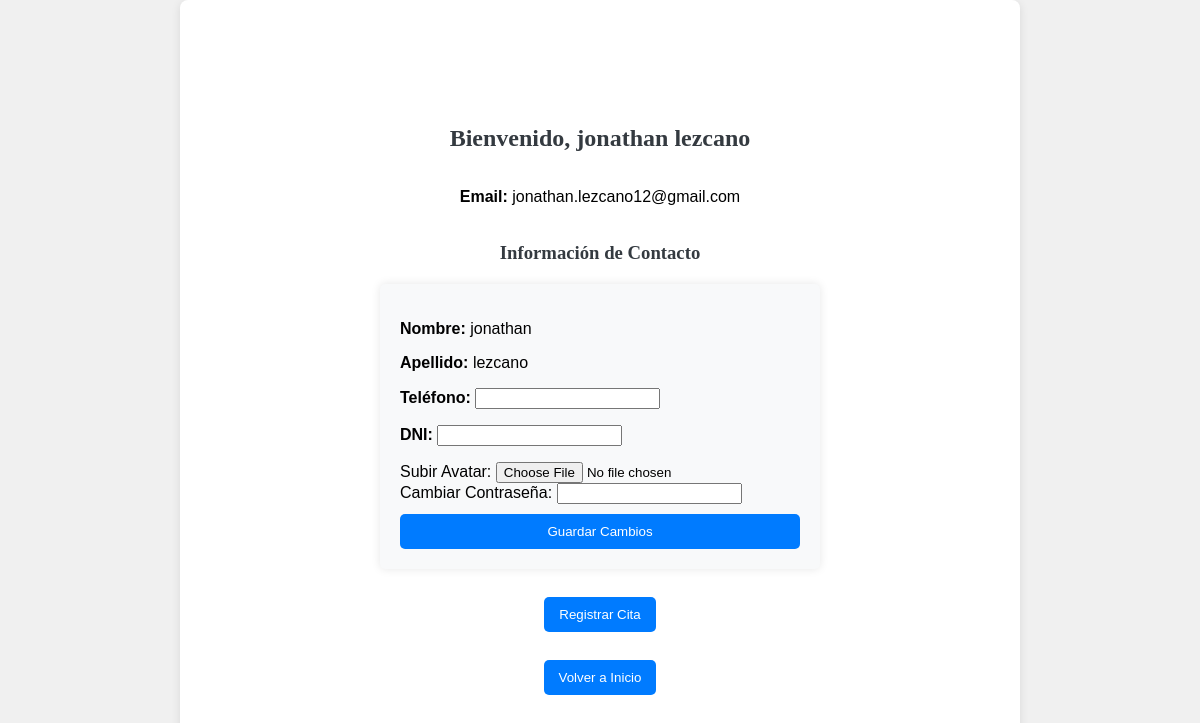
Page /perfil/ (signed in) on the committed database.
### core/models.py (models this page shows, shortened)
class Paciente(AbstractUser):
    username = models.CharField(max_length=150, unique=True, blank=False)
    nombre = models.CharField(max_length=100)
    apellido = models.CharField(max_length=100)
    email = models.EmailField(unique=True)
    telefono = models.CharField(max_length=15, blank=True)
    dni = models.CharField(max_length=20, blank=True)
    avatar = models.ImageField(upload_to='avatars/', null=True, blank=True)
    USERNAME_FIELD = 'email'  # Definimos el email como nombre de usuario
    REQUIRED_FIELDS = ['username']  # Asegúrate de que el campo username sea requerido

### core/views.py (the view, shortened to what this page needs)
# urls.py: path('perfil/', perfil_view, name='perfil'),
@login_required
def perfil_view(request):
    paciente = request.user  # Ya que el paciente es el mismo que request.user
    citas = Cita.objects.filter(paciente=paciente)  # Obtener citas del paciente
    return render(request, 'perfil.html', {'user': paciente, 'citas': citas})

### cobertura_privada/core/templates/perfil.html (shortened to what this page needs)
{% load static %}
<!DOCTYPE html>
<html lang="es">
<head>
    <link rel="stylesheet" href="{% static 'css/style.css' %}">
</head>
<body>
    <main class="container">
    <h2 class="formu">Bienvenido, {{ user.nombre }} {{ user.apellido }}</h2>
<p><strong>Email:</strong> {{ user.email }}</p>
<h3>Información de Contacto</h3>
<form method="post" class="form-centered" enctype="multipart/form-data">
    <p><strong>Nombre:</strong> {{ user.nombre }}</p>
    <p><strong>Apellido:</strong> {{ user.apellido }}</p>
    <p><strong>Teléfono:</strong> <input type="text" name="telefono" value="{{ user.telefono }}"></p>
    <p><strong>DNI:</strong> <input type="text" name="dni" value="{{ user.dni }}"></p>
    <label for="avatar">Subir Avatar:</label>
    <input type="file" name="avatar" accept="image/*">
    <br>
    <label for="new_password">Cambiar Contraseña:</label>
    <input type="password" name="new_password">
    <br>
    <button type="submit" class="btn btn-primary">Guardar Cambios</button>
</form>
<br>
<a href="{% url 'registrar_cita' %}">
    <button class="btn btn-primary">Registrar Cita</button>
</a>
<br>
<a href="{% url 'home' %}">
    <button class="btn btn-secondary">Volver a Inicio</button>
</a>
</main>
</body>

### core/static/css/style.css (style rules this page uses)
body { font-family: Arial, sans-serif; background-color: #f0f0f0; margin: 0; padding: 0; display: flex; flex-direction: column; height: 100vh; justify-content: center; align-items: center; }
.container { max-width: 800px; width: 100%; padding: 20px; background-color: #ffffff; border-radius: 8px; box-shadow: 0 2px 10px rgba(0, 0, 0, 0.1); }
main { flex: 1; display: flex; align-items: center; justify-content: center; padding: 20px; min-height: 80vh; }
h1, h2, h3, h4, h5, h6 { font-family: "Playfair Display", Georgia, "Times New Roman", serif; color: #343a40; margin: 20px 0; text-align: center; }
.container { display: flex; flex-direction: column; justify-content: center; align-items: center; min-height: 80vh; }
.form-centered { width: 100%; max-width: 400px; background-color: #f8f9fa; padding: 20px; border-radius: 5px; box-shadow: 0 0 10px rgba(0, 0, 0, 0.1); }
.btn { margin-top: 10px; width: 100%; }
.btn-primary { background-color: #007bff; border-color: #007bff; }
.btn-secondary { background-color: #6c757d; border-color: #6c757d; }
.btn { background-color: #007bff; color: white; border: none; border-radius: 5px; padding: 10px 15px; cursor: pointer; transition: background-color 0.3s; }

### rows in the picture
Paciente: nombre "jonathan", apellido "lezcano", email "jonathan.lezcano12@gmail.com"
